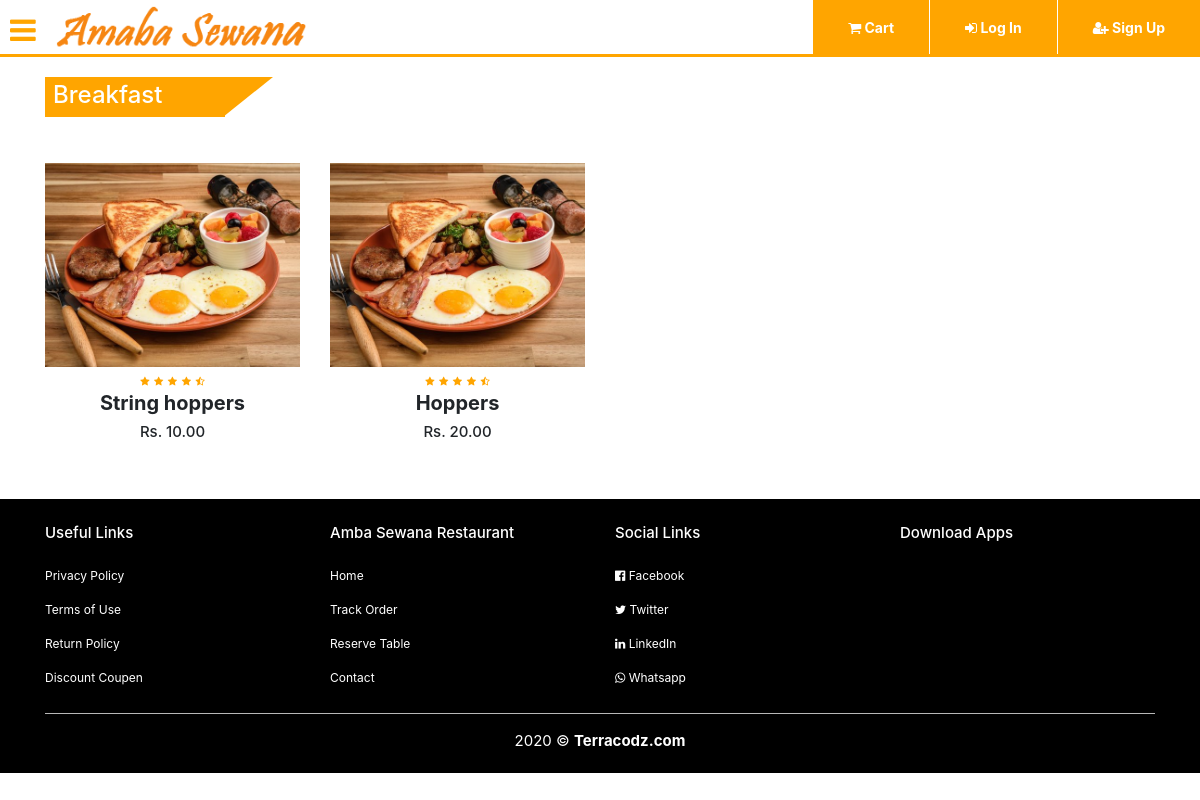
/restaurant/foods.php?id=1&name=Breakfast, run on the app's committed database.
### tables this page shows
CREATE TABLE `foods` (
  `id` int(11) NOT NULL,
  `name` varchar(50) NOT NULL,
  `cat_id` int(11) NOT NULL,
  `price` varchar(255) NOT NULL,
  `thumbnail` varchar(255) NOT NULL,
  `description` varchar(500) NOT NULL,
  `qty` int(11) NOT NULL
);

### restaurant/foods.php (the view, shortened to what this page needs)
<?php include('inc/connection.php'); ?>
<?php include('inc/product_nav.php'); ?>
<section class="on-sale">
	<div class="container">
		<div class="title-box">
			<?php
			if(isset($_GET['name']) && !empty($_GET['name'])){
			 ?>
			<h2><?php echo $_GET['name']; ?></h2>
		<?php }else{ ?>
			<h2>All Foods</h2>
		<?php } ?>
		</div>
		<div class="row">
		<?php
			$query = "SELECT * FROM foods";
			if(isset($_GET['id']) && !empty($_GET['id'])){
				$id = $_GET['id'];
				$query.= " WHERE cat_id = $id";
			}
			$result_set = mysqli_query($connection, $query);
			while ($row = mysqli_fetch_assoc($result_set)):
		?>
			<div class="col-md-3 mt-3">
				<div class="product-top">
					<img src="<?=$row['thumbnail']?>">
				</div>
				<div class="product-bottom text-center">
					<i class="fa fa-star"></i>
					<i class="fa fa-star"></i>
					<i class="fa fa-star"></i>
					<i class="fa fa-star"></i>
					<i class="fa fa-star-half-o"></i>
					<h3><?=$row['name']?></h3>
					<h5>Rs. <?= number_format($row['price'],2)?></h5>
				</div>
			</div>
		<?php endwhile; ?>
		</div>
	</div>
</section>
<?php include('inc/footer.php'); ?>

### restaurant/css/style.css (style rules this page uses)
* { margin: 0; padding: 0; }
body { background-color: #f1f3f4; font-family: sans-serif; }
.title-box { background: orange; color: #fff; font-weight: bold; width: 180px; padding: 4px 8px; height: 40px; margin-bottom: 30px; display: flex; }
.title-box h2 { font-size: 24px; }
.title-box::after { content: ''; border-top: 40px solid orange; border-right: 50px solid transparent; position: absolute; display: flex; margin-top: -4px; margin-left: 170px; }
.product-top img { width: 100%; }
.product-bottom .fa { color: orange; font-size: 10px; }
.product-bottom h3 { font-size: 20px; font-weight: bold; }
.product-bottom h5 { font-size: 15px; }

### data on the page
foods: thumbnail (picture), name "String hoppers", price "10.00"
foods: thumbnail (picture), name "Hoppers", price "20.00"

### other printed values
$_GET['name'] "Breakfast"
